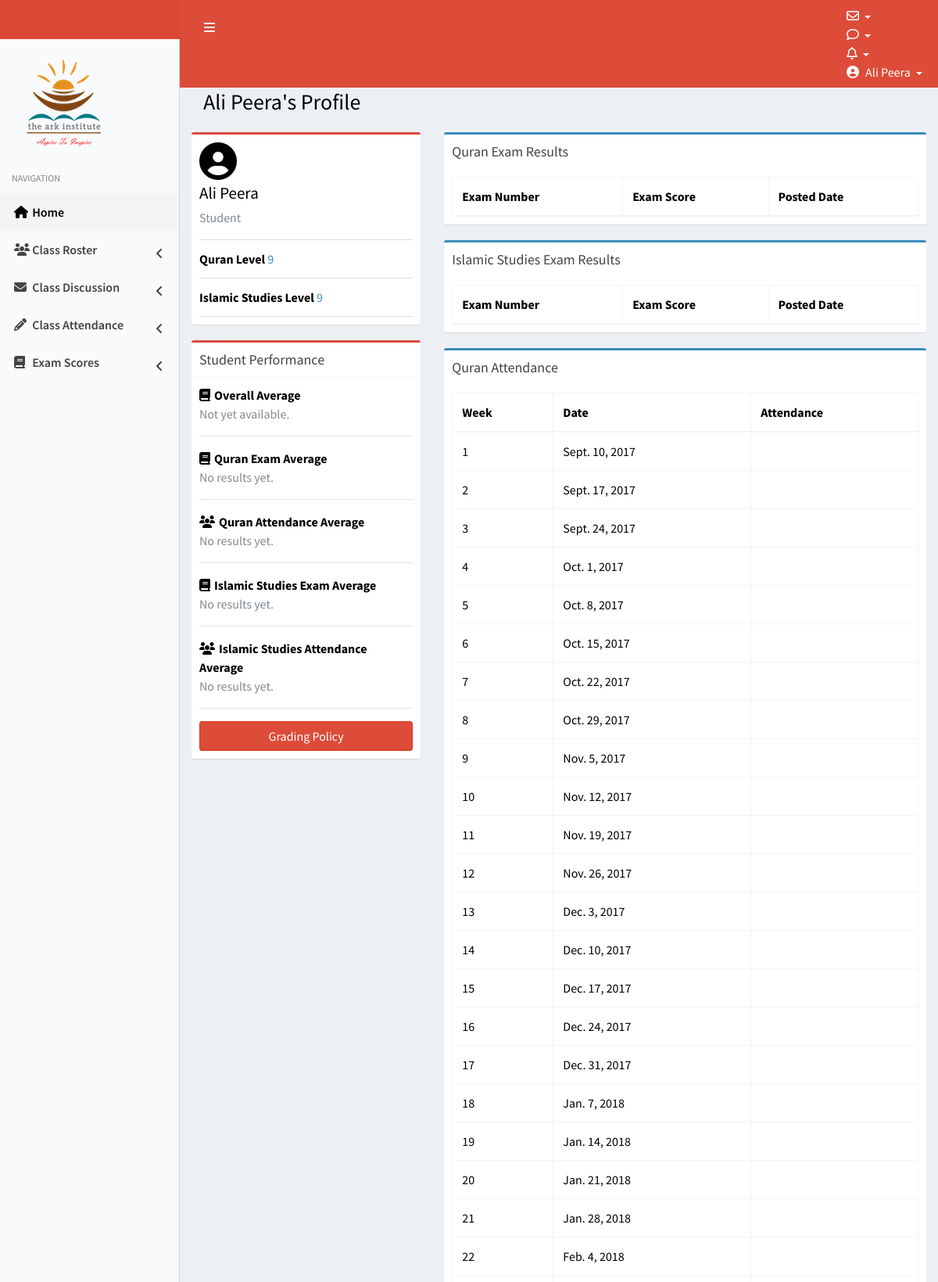
Page /students/ali_peera/ (signed in, upper part) on the committed database.
### profiles/models.py (models this page shows, shortened)
class Profile(models.Model):
	Student = 'Student'
	Teacher = 'Teacher'
	ROLE_CHOICES = (
			(Student, 'Student'),
			(Teacher, 'Teacher'),
		)
	Q1 = 1
	Q2 = 2
	Q4 = 4
	Q6 = 6
	Q7 = 7
	Q8 = 8
	Q9 = 9
	Q10 = 10
	Q_CHOICES = (
			(Q1, 'Q1'),
			(Q2, 'Q2'),
			(Q4, 'Q4'),
			(Q6, 'Q6'),
			(Q7, 'Q7'),
			(Q8, 'Q8'),
			(Q9, 'Q9'),
			(Q10, 'Q10'),
		)
	IS1 = 1
	IS2 = 2
	IS3 = 3
	IS4 = 4
	IS5 = 5
	IS6 = 6
	IS7 = 7
	IS8 = 8
	IS9 = 9
	IS10 = 10
	IS_CHOICES = (
			(IS1, 'IS1'),
			(IS2, 'IS2'),
			(IS3, 'IS3'),
			(IS4, 'IS4'),
			(IS5, 'IS5'),
			(IS6, 'IS6'),
			(IS7, 'IS7'),
			(IS8, 'IS8'),
			(IS9, 'IS9'),
			(IS10, 'IS10'),
		)
	user = models.OneToOneField(User, on_delete=models.CASCADE)
	parent_email = models.EmailField(null=True,blank=True)
	role = models.CharField(choices=ROLE_CHOICES, max_length=20, null=True, blank=True)
	quran_class = models.PositiveSmallIntegerField(choices=Q_CHOICES, null=True, blank=True)
	islamic_studies_class = models.PositiveSmallIntegerField(choices=IS_CHOICES, null=True, blank=True)
	unread_quran_posts = models.ManyToManyField('profiles.QuranPost', related_name='unread_quran_posts', blank=True)
	unread_quran_comments = models.ManyToManyField('profiles.QuranComment', related_name='unread_quran_comments', blank=True)
	unread_islamic_studies_posts = models.ManyToManyField('profiles.IslamicStudiesPost', related_name='unread_islamic_studies_posts', blank=True)
	unread_islamic_studies_comments = models.ManyToManyField('profiles.IslamicStudiesComment', related_name='unread_islamic_studies_comments', blank=True)
	unseen_quran_exams = models.ManyToManyField('profiles.QuranExam', related_name='unseen_quran_exams', blank=True)
	unseen_islamic_studies_exams = models.ManyToManyField('profiles.IslamicStudiesExam', related_name='unseen_islamic_studies_exams', blank=True)
	unseen_quran_attendance = models.ManyToManyField('profiles.QuranAttendance', related_name='unseen_quran_attendance', blank=True)
	unseen_islamic_studies_attendance = models.ManyToManyField('profiles.IslamicStudiesAttendance', related_name='unseen_islamic_studies_attendance', blank=True)
	activation_email_sent = models.BooleanField(default=False)
	original_population = models.BooleanField(default=False)
	updated_google_sheets = models.BooleanField(default=False)

class QuranAttendance(models.Model):
	week = models.ForeignKey(SchoolWeek,related_name='quran_attendances')
	Q1 = 1
	Q2 = 2
	Q4 = 4
	Q6 = 6
	Q7 = 7
	Q8 = 8
	Q9 = 9
	Q10 = 10
	Q_CHOICES = (
			(Q1, 'Q1'),
			(Q2, 'Q2'),
			(Q4, 'Q4'),
			(Q6, 'Q6'),
			(Q7, 'Q7'),
			(Q8, 'Q8'),
			(Q9, 'Q9'),
			(Q10, 'Q10'),
		)
	class_level = models.PositiveSmallIntegerField(choices=Q_CHOICES,null=True,blank=True)
	student = models.ForeignKey(User, limit_choices_to={'profile__role':'Student'},related_name='quran_attendance')
	Present = 'Present'
	Absent = 'Absent'
	Tardy = 'Tardy'
	NA = 'N/A'
	Attendance_choices = (
			(Present, 'Present'),
			(Absent, 'Absent'),
			(Tardy, 'Tardy'),
			(NA, 'N/A')
		)
	attendance = models.CharField(choices=Attendance_choices, max_length=10)
	posted_date = models.DateTimeField(default=timezone.now)
	class Meta:
		unique_together = ('student','week')

class SchoolWeek(models.Model):
	week_number = models.PositiveSmallIntegerField()
	date = models.DateField()
	class Meta:
		unique_together = ('week_number','date')

### profiles/views.py (the view, shortened to what this page needs)
# urls.py: url(r'^students/(?P<username>[\w-]+)/$', StudentDetail.as_view(),name='student_detail'),
class StudentDetail(LoginRequiredMixin,DetailView):
	template_name = 'student_detail.html'
	def get_object(self):
		username = self.kwargs.get('username')
		if not username:
			raise Http404
		return get_object_or_404(User, username__iexact=username, profile__role='Student')
	def get_context_data(self,*args,**kwargs):
		context = super(StudentDetail,self).get_context_data(*args,**kwargs)
		student = self.kwargs['username']
		userobj = User.objects.filter(username__iexact=student).first()
		quran_results = userobj.quran_exam_scores.all()
		if quran_results.exists():
			quran_average = 0
			for result in quran_results:
				quran_average += result.exam_score
			quran_average = round(quran_average/len(quran_results))
			context['quran_average'] = quran_average
		islamic_studies_results = userobj.islamic_studies_exam_scores.all()
		if islamic_studies_results.exists():
			islamic_studies_average = 0
			for result in islamic_studies_results:
				islamic_studies_average += result.exam_score
			islamic_studies_average = round(islamic_studies_average/len(islamic_studies_results))
			context['islamic_studies_average'] = islamic_studies_average
		quran_attendance_absent = userobj.quran_attendance.filter(attendance='Absent').count()
		quran_attendance_present = userobj.quran_attendance.filter(attendance='Present').count()
		quran_attendance_tardy = userobj.quran_attendance.filter(attendance='Tardy').count()
		total_quran_attendance = quran_attendance_present + quran_attendance_absent + quran_attendance_tardy
		if total_quran_attendance > 0:
			quran_attendance_average = round( ( ( quran_attendance_present + quran_attendance_tardy - (quran_attendance_tardy//2) ) / total_quran_attendance ) * 100)
			print(quran_attendance_average)
			context['quran_attendance_average'] = quran_attendance_average
		islamic_studies_attendance_absent = userobj.islamic_studies_attendance.filter(attendance='Absent').count()
		islamic_studies_attendance_present = userobj.islamic_studies_attendance.filter(attendance='Present').count()
		islamic_studies_attendance_tardy = userobj.islamic_studies_attendance.filter(attendance='Tardy').count()
		total_islamic_studies_attendance = islamic_studies_attendance_present + islamic_studies_attendance_absent + islamic_studies_attendance_tardy
		if total_islamic_studies_attendance > 0:
			islamic_studies_attendance_average = round( ( ( islamic_studies_attendance_present + islamic_studies_attendance_tardy - (islamic_studies_attendance_tardy//2) ) / total_islamic_studies_attendance ) * 100 )
			context['islamic_studies_attendance_average'] = islamic_studies_attendance_average
		if self.request.user.profile.role == 'Student':
			for exam in self.request.user.profile.unseen_quran_exams.all():
				self.request.user.profile.unseen_quran_exams.remove(exam)
			for exam in self.request.user.profile.unseen_islamic_studies_exams.all():
				self.request.user.profile.unseen_islamic_studies_exams.remove(exam)
		return context

### templates/student_detail.html (shortened to what this page needs)
<!DOCTYPE html>
{% load static %}
<html>
<head>
  <link rel="stylesheet" href="{% static "bower_components/bootstrap/dist/css/bootstrap.min.css" %}">
  <link rel="stylesheet" href="{% static "bower_components/font-awesome/css/font-awesome.min.css" %}">
  <link rel="stylesheet" href="{% static "bower_components/Ionicons/css/ionicons.min.css" %}">
<link rel="stylesheet" href="//cdn.jsdelivr.net/medium-editor/latest/css/medium-editor.min.css" type="text/css" media="screen" charset="utf-8">
  <link rel="stylesheet" href="{% static "dist/css/AdminLTE.min.css" %}">
  <link rel="stylesheet" href="{% static "dist/css/skins/skin-red-light.min.css" %}">
  <link rel="stylesheet" type="text/css" href="{% static "styling.css" %}">
</head>
<body class="hold-transition skin-red-light sidebar-mini">
{% if request.user.profile.role == 'Teacher' or request.user == user or request.user.is_staff %}
<div class="wrapper">
  <header class="main-header">
    {% include "topnav.html" %}
  </header>
  {% include "mainnav.html" %}
  <div class="content-wrapper">
    <section class="content-header">
      {% block title %}
      <div class="container-fluid">
          <div class="text-center">
              <h3>
            {{user.first_name}} {{user.last_name}}'s Profile
            </h3>
          </div>
    </div>
      {% endblock title %}
    </section>
    <section class="content container-fluid">
      <div class="row">
        <div class="col-md-4">
          <div class="box box-danger">
            <div class="box-body box-profile">
              <div class="text-center">
               <i class="fa fa-user-circle fa-3x"></i>
            </div>
              <h3 class="profile-username text-center">{{user.first_name}} {{user.last_name}}</h3>
              <p class="text-muted text-center">{{user.profile.role}}</p>
              <ul class="list-group list-group-unbordered">
                <li class="list-group-item">
                  <b>Quran Level</b> <a class="pull-right">{{user.profile.quran_class}}</a>
                </li>
                <li class="list-group-item">
                  <b>Islamic Studies Level</b> <a class="pull-right">{{user.profile.islamic_studies_class}}</a>
                </li>
              </ul>
            </div>
          </div>
          <div class="box box-danger">
            <div class="box-header with-border text-center">
              <h3 class="box-title">Student Performance</h3>
            </div>
            <div class="box-body">
         <strong><i class="fa fa-book margin-r-5"></i>Overall Average</strong>
                <p class="text-muted">
                    {% if overall_average %}
                    {{overall_average}}
                      {% else %}
                    Not yet available.
                    {% endif %}
                </p>
           <hr>
           <strong><i class="fa fa-book margin-r-5"></i>Quran Exam Average</strong>
                <p class="text-muted">
                    {% if quran_average %}
                    {{quran_average}}
                      {% else %}
                    No results yet.
                    {% endif %}
                </p>
              <hr>
          <strong><i class="fa fa-users margin-r-5"></i>Quran Attendance Average</strong>
               <p class="text-muted">
                    {% if quran_attendance_average %}
                    {{quran_attendance_average}}
                      {% else %}
                    No results yet.
                    {% endif %}
                </p>
           <hr>
             <strong><i class="fa fa-book margin-r-5"></i>Islamic Studies Exam Average</strong>
             		 <p class="text-muted">
                        {% if islamic_studies_average %}
                        {{islamic_studies_average}}
                          {% else %}
                        No results yet.
                        {% endif %}
                    </p>
              <hr>
          <strong><i class="fa fa-users margin-r-5"></i>Islamic Studies Attendance Average</strong>
               <p class="text-muted">
                    {% if islamic_studies_attendance_average %}
                    {{islamic_studies_attendance_average}}
                      {% else %}
                    No results yet.
                    {% endif %}
                </p>
           <hr>
             <button type="button" class="btn btn-danger btn-block" data-toggle="modal" data-target="#myModal">Grading Policy</button>
            </div>
          </div>
      </div>
      <div class="col-md-8">
        <div class="box box-primary">
            <div class="box-header text-center">
              <h3 class="box-title">Quran Exam Results</h3>
            </div>
            <div class="box-body">
              <table id="example2" class="table table-bordered table-hover">
                <thead>
                <tr>
                  <th>Exam Number</th>
                  <th>Exam Score</th>
                  <th>Posted Date</th>
                </tr>
                </thead>
              </table>
            </div>
       </div>
        <div class="box box-primary">
            <div class="box-header text-center">
              <h3 class="box-title">Islamic Studies Exam Results</h3>
            </div>
            <div class="box-body">
              <table id="example2" class="table table-bordered table-hover">
                <thead>
                <tr>
                  <th>Exam Number</th>
                  <th>Exam Score</th>
                  <th>Posted Date</th>
                </tr>
                </thead>
              </table>
            </div>
        </div>
         <div class="box box-primary">
            <div class="box-header text-center">
              <h3 class="box-title">Quran Attendance</h3>
            </div>
            <div class="box-body">
              <table id="example2" class="table table-bordered table-hover">
                <thead>
                <tr>
                  <th>Week</th>
                  <th>Date</th>
                  <th>Attendance</th>
                </tr>
                </thead>
                <tbody>
                {% for entry in user.quran_attendance.all  %}
                  <tr>
                    <td>{{entry.week.week_number}}</td>
                    <td>{{entry.week.date}}</td>
                    <td>{{entry.attendance}}</td>
                  </tr>
                {% endfor %}
                </tbody>
              </table>
            </div>
          </div>
       </div>
      </div>
    </section>
  </div>
</div>
{% else %}
{% include "error.html" %}
{% endif %}
</body>
</html>

### templates/topnav.html (shortened to what this page needs)
<!DOCTYPE html>
{% load static %}
<html>
<head>
</head>
<body>
    <a href="{% url 'dashboard' %}" class="logo">
     <img src="{% static "logowhite.png" %}">
    </a>
    <nav class="navbar navbar-static-top" role="navigation">
      <a href="#" class="sidebar-toggle" data-toggle="push-menu" role="button">
      </a>
      <div class="navbar-custom-menu">
        <ul class="nav navbar-nav">
          <li class="dropdown messages-menu">
            <a href="#" class="dropdown-toggle" data-toggle="dropdown">
              <i class="fa fa-envelope-o"></i>
            </a>
          </li>
          <li class="dropdown notifications-menu">
            <a href="#" class="dropdown-toggle" data-toggle="dropdown">
              <i class="fa fa-comment-o"></i>
            </a>
          </li>
       <li class="dropdown notifications-menu">
            <a href="#" class="dropdown-toggle" data-toggle="dropdown">
              <i class="fa fa-bell-o"></i>
             </a>
         </li>
          <li class="dropdown user user-menu">
            <a href="#" class="dropdown-toggle" data-toggle="dropdown">
              <i class="fa fa-user-circle"></i>
              <span class="hidden-xs">{{request.user.first_name}} {{request.user.last_name}}</span>
            </a>
          </li>
        </ul>
      </div>
    </nav>
</body>
</html>

### rows in the picture
QuranAttendance: week.week_number "1", week "Sept. 10, 2017"
QuranAttendance: week.week_number "2", week "Sept. 17, 2017"
QuranAttendance: week.week_number "3", week "Sept. 24, 2017"
QuranAttendance: week.week_number "4", week "Oct. 1, 2017"
QuranAttendance: week.week_number "5", week "Oct. 8, 2017"
QuranAttendance: week.week_number "6", week "Oct. 15, 2017"
QuranAttendance: week.week_number "7", week "Oct. 22, 2017"
QuranAttendance: week.week_number "8", week "Oct. 29, 2017"
QuranAttendance: week.week_number "9", week "Nov. 5, 2017"
QuranAttendance: week.week_number "10", week "Nov. 12, 2017"
QuranAttendance: week.week_number "11", week "Nov. 19, 2017"
QuranAttendance: week.week_number "12", week "Nov. 26, 2017"
QuranAttendance: week.week_number "13", week "Dec. 3, 2017"
QuranAttendance: week.week_number "14", week "Dec. 10, 2017"
QuranAttendance: week.week_number "15", week "Dec. 17, 2017"
QuranAttendance: week.week_number "16", week "Dec. 24, 2017"
QuranAttendance: week.week_number "17", week "Dec. 31, 2017"
QuranAttendance: week.week_number "18", week "Jan. 7, 2018"
QuranAttendance: week.week_number "19", week "Jan. 14, 2018"
QuranAttendance: week.week_number "20", week "Jan. 21, 2018"
QuranAttendance: week.week_number "21", week "Jan. 28, 2018"
QuranAttendance: week.week_number "22", week "Feb. 4, 2018"

### other values in the picture
{{ request.user.first_name }} "Ali"
{{ request.user.last_name }} "Peera"
{{ user.first_name }} "Ali"
{{ user.last_name }} "Peera"
{{ user.profile.role }} "Student"
{{ user.profile.quran_class }} "9"
{{ user.profile.islamic_studies_class }} "9"
